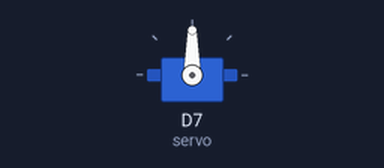
A sketch run on a simulated ESP8266 (NodeMCU). On the bench: servo.

Above: at 3.0 s.
Timing chart, 0 to 4.5 s (numbered marks = the images above):
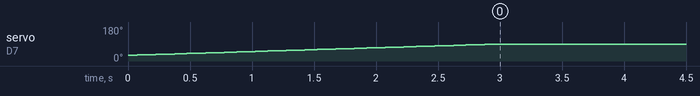

Measured:
- by itself, servo on D7 (servo): moves from 30° to 90° over 2.9 s

The sketch:

SERVO_MOTOR_SPEED_CONTROL.ino
```cpp
#include <Servo.h>

Servo servo;
unsigned long MOVING_TIME = 3000; // moving time is 3 seconds
unsigned long move_start_ms;
int angle_start = 30; // 30°
int angle_stop = 90; // 90°

void setup() {
  servo.attach(D7);
  move_start_ms = millis(); // start moving

  // TODO: other code
}

void loop() {
  unsigned long progress = millis() - move_start_ms;

  if (progress <= MOVING_TIME) {
    long angle = map(progress, 0, MOVING_TIME, angle_start, angle_stop);
    servo.write(angle);
  }

  // TODO: other code
}
```
